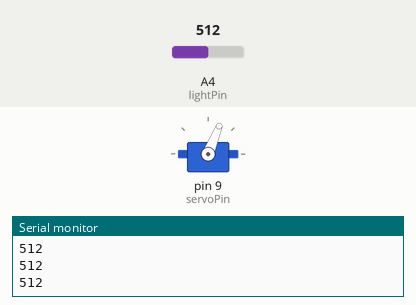
Simulated run of this sketch. Board: Arduino Uno, built with avr-gcc and run on an emulated ATmega328P. Parts: servo, the last lines printed to the serial monitor. The inputs (shaded band) are chosen by the test bench; at power-on: A4 (lightPin) = 512.

Above: at 1.2 s.
1.3 s: A4 (lightPin) set to 716
At 2.3 s:
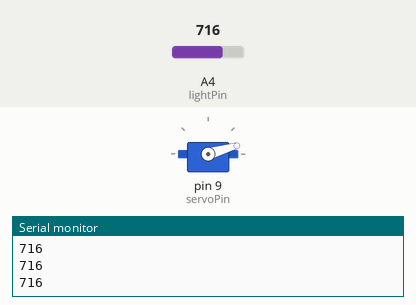
3.0 s: A4 (lightPin) set to 306
At 3.5 s:
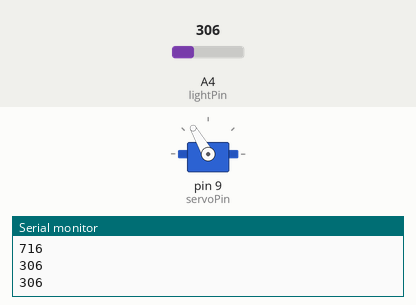
4.5 s: A4 (lightPin) set to 122
At 5.7 s:
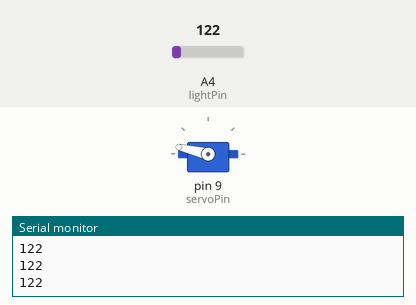
6.0 s: A4 (lightPin) set to 0
At 7.2 s:
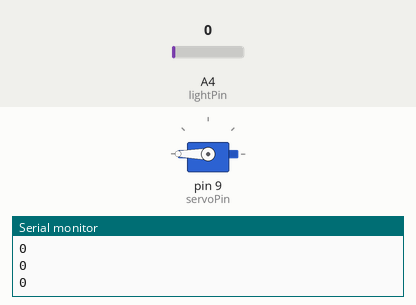
7.5 s: A4 (lightPin) set to 511
At 8.4 s:
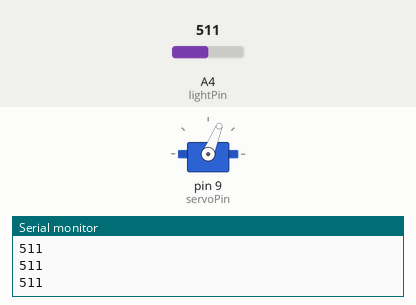
Timing chart, 0 to 10.0 s (numbered marks = the images above; inputs shaded):
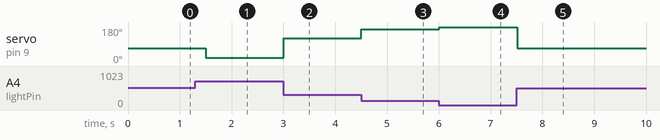

The sketch:

arduino_tutorial_31_using_servo_in_a_simple_project.ino
```cpp
#include <Servo.h>
int lightPin = A4;
int servoPin = 9;
int delayTime = 250;
int lightVal;
int angle;
Servo Servo1;

void setup() {
  // put your setup code here, to run once:
  Serial.begin(9600);
  pinMode(lightPin, INPUT);
  pinMode(servoPin, OUTPUT);
  Servo1.attach(servoPin);
}

void loop() {
  // put your main code here, to run repeatedly:
  lightVal = analogRead(lightPin);
  Serial.println(lightVal);
  angle = (-16./63.) * lightVal + (16.*780./63.);
  Servo1.write(angle);
  delay(delayTime);
}
```

Measured:
- after the input at 1.3 s, servo on pin 9 (servoPin): 68° → 16° after 0.20 s
- after the input at 3.0 s, servo on pin 9 (servoPin): 16° → 120° at once
- after the input at 4.5 s, servo on pin 9 (servoPin): 120° → 167° at once
- after the input at 6.0 s, servo on pin 9 (servoPin): 167° → 180° at once
- after the input at 7.5 s, servo on pin 9 (servoPin): 180° → 68° at once
